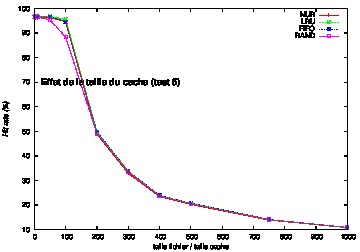

The script that saved this image:
set style data linespoints
set xlabel "taille fichier / taille cache"
set ylabel "Hit rate (%)" font "Helvetica-Oblique"
set label "Effet de la taille du cache (test 5)" font "Helvetica-Bold,18" at 20,70 
set encoding utf8
set terminal postscript eps color
set output "t5-cache_size.eps"
plot "t5-cache_size" using 1:2 t "NUR", "t5-cache_size" using 1:3 t "LRU", "t5-cache_size" using 1:4 t "FIFO", "t5-cache_size" using 1:5 t "RAND"
